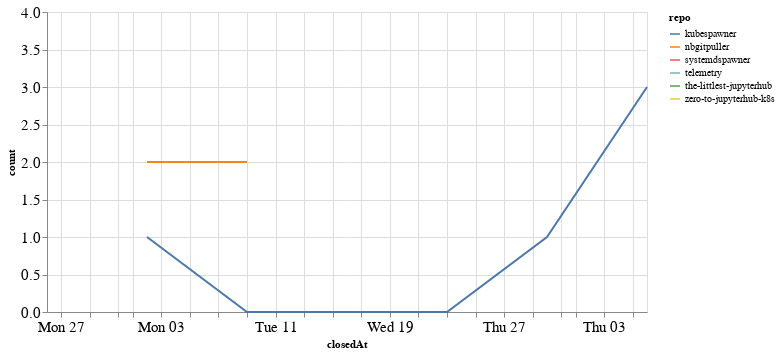

Here is the notebook cell this chart was saved with:
### Code cell
closed_by_time = closed_by.groupby('repo').resample('W', on='closedAt').count()['author'].reset_index()
closed_by_time = closed_by_time.rename(columns={'author': 'count'})

alt.Chart(closed_by_time, width=600).mark_line().encode(
    x='closedAt',
    y='count',
    color='repo',
    tooltip="repo"
)

### Figure 1 — Vega-Lite specification as saved in the notebook (floating-point values rounded to 4 significant figures)
{"config": {"axisLeft": {"labelFontSize": 15}, "axisBottom": {"labelFontSize": 15}}, "data": {"name": "data-15c5b9ec8a79d055dd486adfa7782f81"}, "mark": "line", "encoding": {"color": {"type": "nominal", "field": "repo"}, "tooltip": {"type": "nominal", "field": "repo"}, "x": {"type": "temporal", "field": "closedAt"}, "y": {"type": "quantitative", "field": "count"}}, "width": 600, "$schema": "https://vega.github.io/schema/vega-lite/v4.8.1.json", "datasets": {"data-15c5b9ec8a79d055dd486adfa7782f81": [{"repo": "kubespawner", "closedAt": "2020-08-02T00:00:00", "count": 1}, {"repo": "kubespawner", "closedAt": "2020-08-09T00:00:00", "count": 0}, {"repo": "kubespawner", "closedAt": "2020-08-16T00:00:00", "count": 0}, {"repo": "kubespawner", "closedAt": "2020-08-23T00:00:00", "count": 0}, {"repo": "kubespawner", "closedAt": "2020-08-30T00:00:00", "count": 1}, {"repo": "kubespawner", "closedAt": "2020-09-06T00:00:00", "count": 3}, {"repo": "nbgitpuller", "closedAt": "2020-08-02T00:00:00", "count": 2}, {"repo": "nbgitpuller", "closedAt": "2020-08-09T00:00:00", "count": 2}, {"repo": "systemdspawner", "closedAt": "2020-07-26T00:00:00", "count": 1}, {"repo": "telemetry", "closedAt": "2020-08-30T00:00:00", "count": 1}, {"repo": "the-littlest-jupyterhub", "closedAt": "2020-07-26T00:00:00", "count": 1}, {"repo": "zero-to-jupyterhub-k8s", "closedAt": "2020-09-06T00:00:00", "count": 4}]}}
